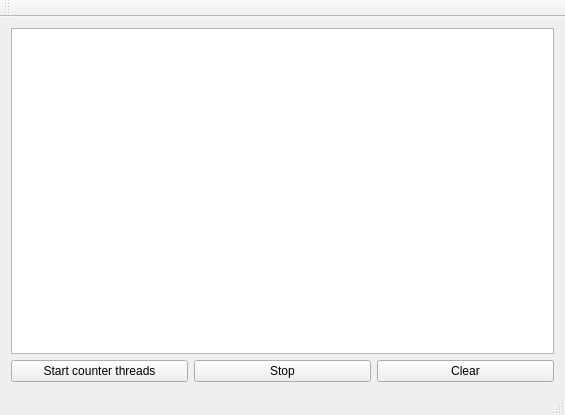
<?xml version="1.0" encoding="UTF-8"?>
<ui version="4.0">
 <class>QtMultiThreadWithUIClass</class>
 <widget class="QMainWindow" name="QtMultiThreadWithUIClass">
  <property name="geometry">
   <rect>
    <x>0</x>
    <y>0</y>
    <width>565</width>
    <height>415</height>
   </rect>
  </property>
  <property name="windowTitle">
   <string>QtMultiThreadWithUI</string>
  </property>
  <widget class="QWidget" name="centralWidget">
   <layout class="QVBoxLayout" name="verticalLayout_2">
    <item>
     <layout class="QVBoxLayout" name="verticalLayout">
      <item>
       <widget class="QTextEdit" name="textEdit">
        <property name="readOnly">
         <bool>true</bool>
        </property>
       </widget>
      </item>
      <item>
       <layout class="QHBoxLayout" name="horizontalLayout">
        <item>
         <widget class="QPushButton" name="pushButton">
          <property name="text">
           <string>Start counter threads</string>
          </property>
         </widget>
        </item>
        <item>
         <widget class="QPushButton" name="stopButton">
          <property name="text">
           <string>Stop</string>
          </property>
         </widget>
        </item>
        <item>
         <widget class="QPushButton" name="clearButton">
          <property name="text">
           <string>Clear</string>
          </property>
         </widget>
        </item>
       </layout>
      </item>
     </layout>
    </item>
   </layout>
  </widget>
  <widget class="QMenuBar" name="menuBar">
   <property name="geometry">
    <rect>
     <x>0</x>
     <y>0</y>
     <width>565</width>
     <height>26</height>
    </rect>
   </property>
  </widget>
  <widget class="QToolBar" name="mainToolBar">
   <attribute name="toolBarArea">
    <enum>TopToolBarArea</enum>
   </attribute>
   <attribute name="toolBarBreak">
    <bool>false</bool>
   </attribute>
  </widget>
  <widget class="QStatusBar" name="statusBar"/>
 </widget>
 <layoutdefault spacing="6" margin="11"/>
 <resources>
  <include location="QtMultiThreadWithUI.qrc"/>
 </resources>
 <connections/>
</ui>
